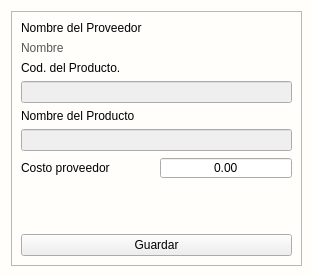
<?xml version="1.0" encoding="UTF-8"?>
<ui version="4.0">
 <class>PreciosProductosProveedor</class>
 <widget class="QWidget" name="PreciosProductosProveedor">
  <property name="geometry">
   <rect>
    <x>0</x>
    <y>0</y>
    <width>313</width>
    <height>277</height>
   </rect>
  </property>
  <property name="windowTitle">
   <string>Form</string>
  </property>
  <property name="styleSheet">
   <string notr="true">#PreciosProductosProveedor{
background: #fffefb;
}
[objectName*=&quot;contenedor&quot;]{
background: #fffefb;
}
[objectName*=&quot;etiqueta&quot;]{
font-size: 14px;
font-weight: bold;
font-family: &quot;Arial&quot;;
color: #1d1c1c;
}
#etiqueta_nombre_del_proveedor{
color: #585555;
}
[objectName*=&quot;txt&quot;]{
background: #f5f4f1;
border-radius: 4px;
font-size: 12px;
font-family:&quot;Arial&quot;;
border-bottom: 1px solid #1d1c1c;
}
[objectName*=&quot;decimal&quot;]{
background: #F5F5F5;
border-bottom: 1px solid #1d1c1c;
font-size: 12px;
font-family: &quot;Arial&quot;;
font-weight:bold;
border-radius:2px;
}
[objectName*=&quot;btn_btn&quot;]{
background:#00619a;
font-size: 14px;
font-family:&quot;Arial&quot;;
font-weight:bold;
color:#fffefb;
border-radius: 4px;
padding: 2px 4px;
}
[objectName*=&quot;aceptar&quot;]:hover{
background: #68a67d;
}
[objectName*=&quot;aceptar&quot;]:pressed{
background: #578B69;
}</string>
  </property>
  <layout class="QGridLayout" name="gridLayout">
   <item row="0" column="0">
    <widget class="QFrame" name="contenedor_principal">
     <property name="frameShape">
      <enum>QFrame::StyledPanel</enum>
     </property>
     <property name="frameShadow">
      <enum>QFrame::Raised</enum>
     </property>
     <layout class="QGridLayout" name="gridLayout_4">
      <item row="0" column="0">
       <layout class="QGridLayout" name="contenedor_datos_principales">
        <item row="0" column="0">
         <widget class="QLabel" name="etiqueta_nombre_proveedor_titulo">
          <property name="text">
           <string>Nombre del Proveedor</string>
          </property>
         </widget>
        </item>
        <item row="1" column="0">
         <widget class="QLabel" name="etiqueta_nombre_del_proveedor">
          <property name="text">
           <string>Nombre</string>
          </property>
         </widget>
        </item>
        <item row="2" column="0">
         <widget class="QLabel" name="etiqueta_cod_producto">
          <property name="frameShape">
           <enum>QFrame::NoFrame</enum>
          </property>
          <property name="frameShadow">
           <enum>QFrame::Plain</enum>
          </property>
          <property name="text">
           <string>Cod. del Producto.</string>
          </property>
          <property name="scaledContents">
           <bool>false</bool>
          </property>
          <property name="wordWrap">
           <bool>false</bool>
          </property>
         </widget>
        </item>
        <item row="3" column="0">
         <widget class="QLineEdit" name="txt_codigoupc_producto">
          <property name="enabled">
           <bool>false</bool>
          </property>
         </widget>
        </item>
        <item row="4" column="0">
         <widget class="QLabel" name="etiqueta_nombre_producto">
          <property name="text">
           <string>Nombre del Producto</string>
          </property>
         </widget>
        </item>
        <item row="5" column="0">
         <widget class="QLineEdit" name="txt_nombre_producto">
          <property name="enabled">
           <bool>false</bool>
          </property>
         </widget>
        </item>
       </layout>
      </item>
      <item row="1" column="0">
       <layout class="QGridLayout" name="contenedor_datos_precios">
        <item row="0" column="0">
         <widget class="QLabel" name="etiqueta_costo_proveedor">
          <property name="text">
           <string>Costo proveedor</string>
          </property>
         </widget>
        </item>
        <item row="0" column="1">
         <widget class="QDoubleSpinBox" name="decimal_costo_venta_proveedor">
          <property name="wrapping">
           <bool>false</bool>
          </property>
          <property name="frame">
           <bool>true</bool>
          </property>
          <property name="alignment">
           <set>Qt::AlignCenter</set>
          </property>
          <property name="readOnly">
           <bool>false</bool>
          </property>
          <property name="buttonSymbols">
           <enum>QAbstractSpinBox::NoButtons</enum>
          </property>
          <property name="maximum">
           <double>999999999999999983222784.000000000000000</double>
          </property>
         </widget>
        </item>
       </layout>
      </item>
      <item row="2" column="0">
       <spacer name="verticalSpacer">
        <property name="orientation">
         <enum>Qt::Vertical</enum>
        </property>
        <property name="sizeHint" stdset="0">
         <size>
          <width>20</width>
          <height>46</height>
         </size>
        </property>
       </spacer>
      </item>
      <item row="3" column="0">
       <widget class="QPushButton" name="btn_btn_aceptar_guardar">
        <property name="cursor">
         <cursorShape>PointingHandCursor</cursorShape>
        </property>
        <property name="text">
         <string>Guardar</string>
        </property>
       </widget>
      </item>
     </layout>
    </widget>
   </item>
  </layout>
 </widget>
 <resources/>
 <connections/>
</ui>
